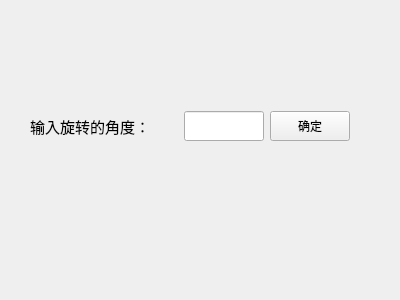
<?xml version="1.0" encoding="UTF-8"?>
<ui version="4.0">
 <class>Form</class>
 <widget class="QWidget" name="Form">
  <property name="geometry">
   <rect>
    <x>0</x>
    <y>0</y>
    <width>400</width>
    <height>300</height>
   </rect>
  </property>
  <property name="minimumSize">
   <size>
    <width>400</width>
    <height>300</height>
   </size>
  </property>
  <property name="maximumSize">
   <size>
    <width>400</width>
    <height>300</height>
   </size>
  </property>
  <property name="windowTitle">
   <string>Form</string>
  </property>
  <widget class="QWidget" name="">
   <property name="geometry">
    <rect>
     <x>30</x>
     <y>110</y>
     <width>320</width>
     <height>32</height>
    </rect>
   </property>
   <layout class="QHBoxLayout" name="horizontalLayout">
    <item>
     <widget class="QLabel" name="label">
      <property name="font">
       <font>
        <pointsize>11</pointsize>
       </font>
      </property>
      <property name="text">
       <string>输入旋转的角度：</string>
      </property>
     </widget>
    </item>
    <item>
     <widget class="QLineEdit" name="lineEdit">
      <property name="minimumSize">
       <size>
        <width>80</width>
        <height>30</height>
       </size>
      </property>
      <property name="maximumSize">
       <size>
        <width>80</width>
        <height>30</height>
       </size>
      </property>
      <property name="font">
       <font>
        <pointsize>10</pointsize>
       </font>
      </property>
     </widget>
    </item>
    <item>
     <widget class="QPushButton" name="pushButton">
      <property name="minimumSize">
       <size>
        <width>80</width>
        <height>30</height>
       </size>
      </property>
      <property name="maximumSize">
       <size>
        <width>80</width>
        <height>30</height>
       </size>
      </property>
      <property name="text">
       <string>确定</string>
      </property>
     </widget>
    </item>
   </layout>
  </widget>
 </widget>
 <resources/>
 <connections/>
</ui>
